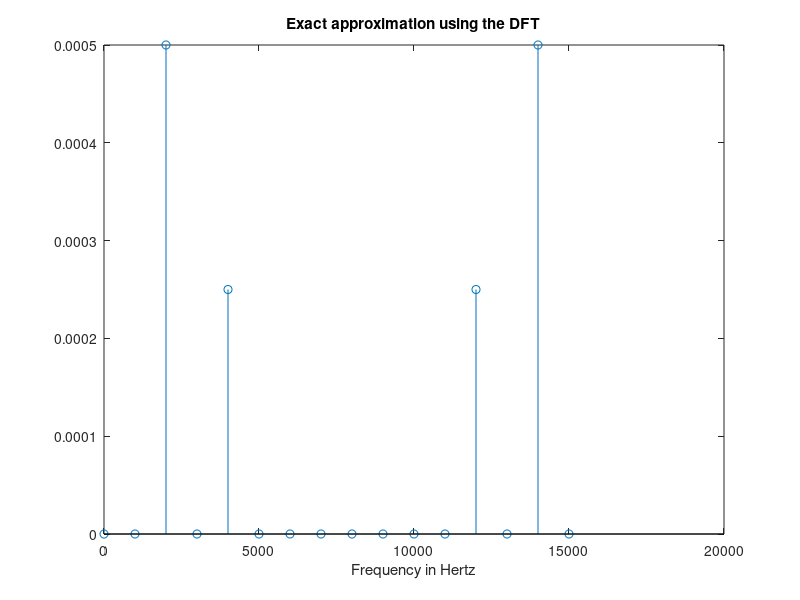

Write the MATLAB code that produced this figure.
fs=16000;Ts=1/fs;
N=16;
n=0:15; % 16-points fft
t=n*Ts;
xn=sin (2*pi*2000*t)+0.5*sin(2*pi*4000*t);
Xk=fft (xn);
Xkappr=Ts*Xk;
k=n*fs/N; % the frequency axis
stem (k,abs(Xkappr));
xlabel ('Frequency in Hertz');
title ('Exact approximation using the DFT')
